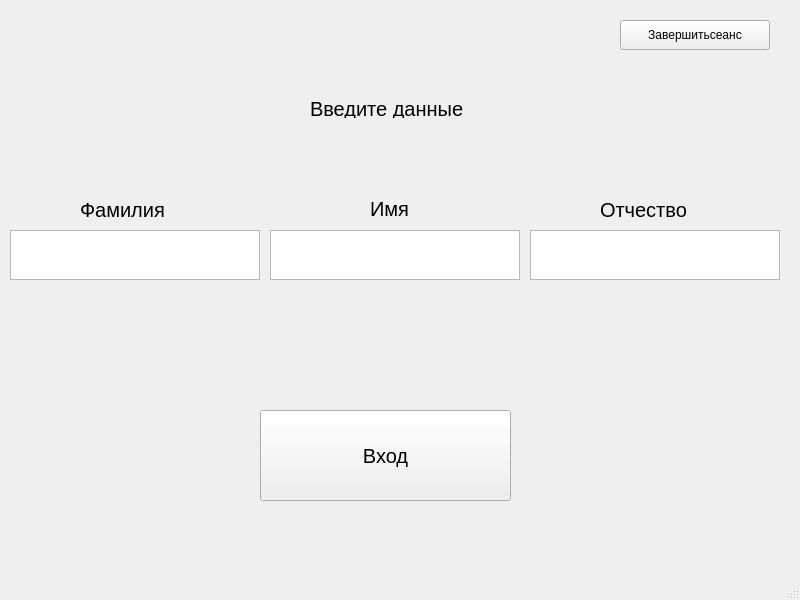
<?xml version="1.0" encoding="UTF-8"?>
<ui version="4.0">
 <class>Sign_up</class>
 <widget class="QMainWindow" name="Sign_up">
  <property name="geometry">
   <rect>
    <x>0</x>
    <y>0</y>
    <width>800</width>
    <height>600</height>
   </rect>
  </property>
  <property name="windowTitle">
   <string>Вход</string>
  </property>
  <widget class="QWidget" name="centralwidget">
   <widget class="QPushButton" name="pushButton">
    <property name="geometry">
     <rect>
      <x>260</x>
      <y>410</y>
      <width>251</width>
      <height>91</height>
     </rect>
    </property>
    <property name="font">
     <font>
      <pointsize>15</pointsize>
     </font>
    </property>
    <property name="text">
     <string>Вход</string>
    </property>
   </widget>
   <widget class="QTextEdit" name="textEdit">
    <property name="geometry">
     <rect>
      <x>10</x>
      <y>230</y>
      <width>250</width>
      <height>50</height>
     </rect>
    </property>
    <property name="font">
     <font>
      <pointsize>20</pointsize>
     </font>
    </property>
    <property name="toolTipDuration">
     <number>-1</number>
    </property>
    <property name="layoutDirection">
     <enum>Qt::LeftToRight</enum>
    </property>
   </widget>
   <widget class="QTextEdit" name="textEdit_2">
    <property name="geometry">
     <rect>
      <x>270</x>
      <y>230</y>
      <width>250</width>
      <height>50</height>
     </rect>
    </property>
    <property name="font">
     <font>
      <pointsize>20</pointsize>
     </font>
    </property>
   </widget>
   <widget class="QLabel" name="label">
    <property name="geometry">
     <rect>
      <x>80</x>
      <y>200</y>
      <width>100</width>
      <height>20</height>
     </rect>
    </property>
    <property name="font">
     <font>
      <pointsize>15</pointsize>
     </font>
    </property>
    <property name="text">
     <string>Фамилия</string>
    </property>
   </widget>
   <widget class="QLabel" name="label_2">
    <property name="geometry">
     <rect>
      <x>370</x>
      <y>200</y>
      <width>41</width>
      <height>18</height>
     </rect>
    </property>
    <property name="font">
     <font>
      <pointsize>15</pointsize>
     </font>
    </property>
    <property name="text">
     <string>Имя</string>
    </property>
   </widget>
   <widget class="QLabel" name="label_3">
    <property name="geometry">
     <rect>
      <x>310</x>
      <y>100</y>
      <width>180</width>
      <height>18</height>
     </rect>
    </property>
    <property name="font">
     <font>
      <pointsize>15</pointsize>
     </font>
    </property>
    <property name="text">
     <string>Введите данные</string>
    </property>
   </widget>
   <widget class="QTextBrowser" name="textBrowser">
    <property name="geometry">
     <rect>
      <x>530</x>
      <y>230</y>
      <width>250</width>
      <height>50</height>
     </rect>
    </property>
   </widget>
   <widget class="QLabel" name="label_4">
    <property name="geometry">
     <rect>
      <x>600</x>
      <y>200</y>
      <width>91</width>
      <height>20</height>
     </rect>
    </property>
    <property name="font">
     <font>
      <pointsize>15</pointsize>
     </font>
    </property>
    <property name="text">
     <string>Отчество</string>
    </property>
   </widget>
   <widget class="QPushButton" name="pushButton_2">
    <property name="geometry">
     <rect>
      <x>620</x>
      <y>20</y>
      <width>150</width>
      <height>30</height>
     </rect>
    </property>
    <property name="text">
     <string>Завершитьсеанс</string>
    </property>
   </widget>
  </widget>
  <widget class="QMenuBar" name="menubar">
   <property name="geometry">
    <rect>
     <x>0</x>
     <y>0</y>
     <width>800</width>
     <height>30</height>
    </rect>
   </property>
  </widget>
  <widget class="QStatusBar" name="statusbar"/>
 </widget>
 <resources/>
 <connections/>
</ui>
